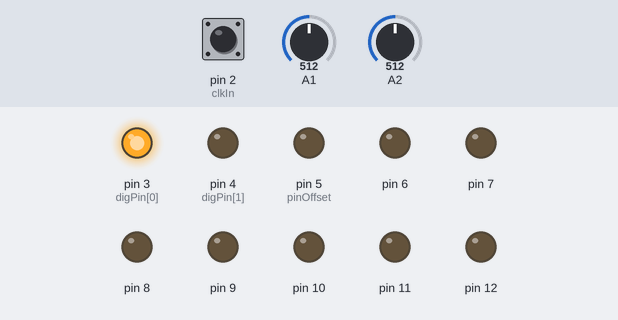
A sketch run on a simulated Arduino Nano, built with avr-gcc and run on an emulated ATmega328P. Shown: output pins drawn as LEDs (lit = HIGH). Inputs (shaded band) come from the test bench; at power-on: pin 2 (clkIn) HIGH, A1 = 512, A2 = 512. What the sketch prints to the serial monitor is not drawn.

Above: at 1.2 s.
1.3 s: pin 2 (clkIn) pulsed LOW 2 times (0.12 s each, 0.3 s apart)
At 2.0 s:
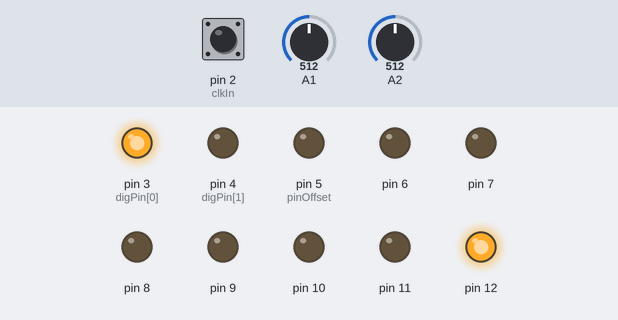
Timing chart, 0 to 4.3 s (numbered marks = the images above; inputs shaded):
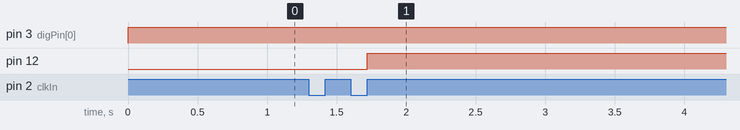

Measured:
- after the input at 1.3 s, pin 12: LOW → HIGH after 0.42 s

The sketch:

mem_check_.ino
```cpp
// (licence header left out)
// defines for setting and clearing register bits
#ifndef cbi
#define cbi(sfr, bit) (_SFR_BYTE(sfr) &= ~_BV(bit))
#endif
#ifndef sbi
#define sbi(sfr, bit) (_SFR_BYTE(sfr) |= _BV(bit))
#endif

//  constants related to the Arduino Nano pin use
const int clkIn = 2;           // the digital (clock) input
const int digPin[2] = {3, 4};  // the digital output pins
const int pinOffset = 5;       // the first DAC pin (from 5-12)
const int trigTime = 25;       // the default trigger time of 25 ms

//  variables for interrupt handling of the clock input
volatile int clkState = LOW;

//  variables used to control the current DIO output states
int digState[2] = {LOW, LOW};  // start with both set low
unsigned long digTimer[2] = {0, 0};

//  variables for system recording
int isRecording = 0;
int everRec = 0;

int value[512];
int looplen = 512;

int recpos = 0;
int playpos = 0;

//  ==================== start of setup() ======================

void setup() {

   Serial.begin(57600);
    Serial.println("\n[Check]");
    Serial.println(freeRam());
  // set up the digital (clock) input
  pinMode(clkIn, INPUT);

  // set up the digital outputs
  for (int i=0; i<2; i++) {
    pinMode(digPin[i], OUTPUT);
    digitalWrite(digPin[i], LOW);
  }

  // set up the 8-bit DAC output pins
  for (int i=0; i<8; i++) {
    pinMode(pinOffset+i, OUTPUT);
    digitalWrite(pinOffset+i, LOW);
  }

  // set the ADC to a higher prescale factor
  sbi(ADCSRA,ADPS2);
  cbi(ADCSRA,ADPS1);
  cbi(ADCSRA,ADPS0);

  // Note: Interrupt 0 is for pin 2 (clkIn)
  attachInterrupt(0, isr, RISING);

  // clean up value store
  for (int i=0; i<512; i++) {
    value[i] = 0;
  }
}

//  ==================== start of loop() =======================
void loop()
{
  int doClock = 0;

  // deal with possible interrupts
  if (clkState == HIGH) {
    clkState = LOW;
    doClock = 1;
  }

  // get the new loop length
  int temploop = (deJitter(analogRead(1) >> 1 + 1, looplen));

  /*
  // uncomment this section if you want the loop to
  // clear and restart when made longer
  if (temploop > looplen) {
    for (int i=looplen; i<temploop; i++) {
      value[i] = 0;
    }
    recpos = 0;
    playpos = 0;
  }
  */

  looplen = temploop;

  if (doClock) {
    // first deal with playing
    dacOutput(value[playpos] >> 2);

    if (everRec) {
      playpos += (analogRead(0) >> 7) + 1;
      playpos = playpos % looplen;
    }

    // next, deal with recording
    if (isRecording) {
      // if (recpos < looplen) {  // use this if you want to limit
                                  // loop length recording to the
                                  // loop size defined by analog(1)
      if (recpos < 512) {         // otherwise, use this...
        value[recpos] = analogRead(2);
        everRec = 1;
        recpos++;
      } else {
        isRecording = 0;
        recpos = 0;

        digState[0] = LOW;
        digitalWrite(digPin[0], LOW);

        digState[1] = HIGH;
        digitalWrite(digPin[1], HIGH);
        digTimer[1] = millis();
      }
    }
  }

  // do we need to start recording?
  if ((!isRecording) && (analogRead(3) > 256)) {
    isRecording = 1;
    recpos = 0;
    digState[0] = HIGH;
    digitalWrite(digPin[0], HIGH);
  }

  // do we need to turn off the rec off trigger?
 if ((digState[1]) && (millis() - digTimer[1] > trigTime)) {
   digitalWrite(digPin[1], LOW);
   digState[1] = LOW;
 }

}

//  =================== convenience routines ===================

//  isr() - quickly handle interrupts from the clock input
//  ------------------------------------------------------
void isr()
{
  clkState = HIGH;
}

//  deJitter(int, int) - smooth jitter input
//  ----------------------------------------
int deJitter(int v, int test)
{
  if (abs(v - test) > 8) {
    return v;
  }
  return test;
}


int freeRam () {
  extern int __heap_start, *__brkval;
  int v;
  return (int) &v - (__brkval == 0 ? (int) &__heap_start : (int) __brkval);
}


//  dacOutput(long) - deal with the DAC output
//  ------------------------------------------
void dacOutput(long v)
{
 int tmpVal = v;
 bitWrite(PORTD, 5, tmpVal & 1);
 bitWrite(PORTD, 6, (tmpVal & 2) > 0);
 bitWrite(PORTD, 7, (tmpVal & 4) > 0);
 bitWrite(PORTB, 0, (tmpVal & 8) > 0);
 bitWrite(PORTB, 1, (tmpVal & 16) > 0);
 bitWrite(PORTB, 2, (tmpVal & 32) > 0);
 bitWrite(PORTB, 3, (tmpVal & 64) > 0);
 bitWrite(PORTB, 4, (tmpVal & 128) > 0);
}

//  ===================== end of program =======================
```
